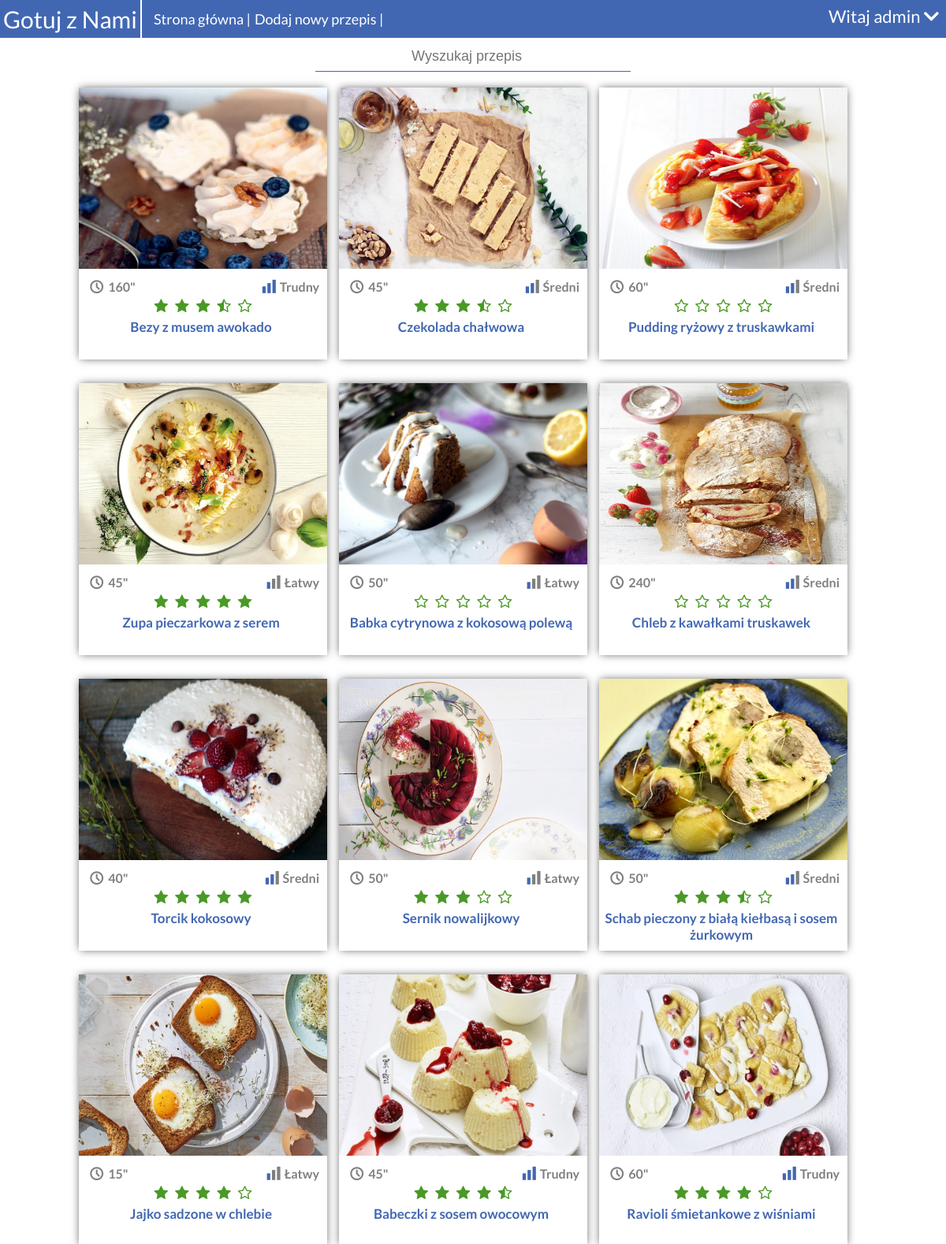
Screenshot of / (signed in) with the database file from the repository.
### tables this page shows
CREATE TABLE `przepisy` (
  `id_przepisu` int(11) NOT NULL,
  `tytul` varchar(50) NOT NULL,
  `skladniki` text NOT NULL,
  `przygotowanie` text NOT NULL,
  `skrot_opis` varchar(200) NOT NULL,
  `id_uzytkownika` int(20) NOT NULL,
  `id_kategori` int(11) NOT NULL,
  `czas_przygotowania` int(11) NOT NULL,
  `stopien_trudnosci` int(11) NOT NULL,
  `liczba_porcji` int(11) NOT NULL,
  `id_spos_przygotowania` int(11) NOT NULL,
  `d_bezglutenowe` tinyint(1) NOT NULL,
  `d_wegetarianskie` tinyint(1) NOT NULL,
  `d_dietetyczne` tinyint(1) NOT NULL,
  `d_dla_dzieci` tinyint(1) NOT NULL,
  `szybka_kuchnia` tinyint(1) NOT NULL
);

### wyswietlanie_przepisow.php (the view, shortened to what this page needs)
<div id="miniatura_potrawy_pojemnik">
	<?php if($rezultat_przepisy->num_rows > 0){
		while($wiersz = $rezultat_przepisy->fetch_assoc()){ ?>
	 		<div class="miniatura_potrawy_przepis">
	 			<a href="przepis.php?id=<?php echo $wiersz['id_przepisu'] ?>">
		 			<div class="miniatura_potrawy_zdjecie_skrot_opis">
		 				<img class="miniatura_potrawy_zdjecie" src="obrazy_potraw/<?php echo $wiersz["id_przepisu"] ?>.jpg"/>
		 		   	</div>
	 		   	</a>
	 		   	<div class="miniatura_potrawy_mpcpl_mpstp">
	 		   		<div class="mpcpl"><i class="icon-clock"></i><?php echo $wiersz['czas_przygotowania'] ?>"
	 		   		</div>
	 		   		<div class="mpstp">
	 		   			<?php if($wiersz['stopien_trudnosci'] == 1){ ?>
	 		   				<i class="icon-chart-bar1"></i>Łatwy
	 		   			<?php } elseif($wiersz['stopien_trudnosci'] == 2){ ?>
	 		   				<i class="icon-chart-bar2"></i>Średni
	 		   			<?php } elseif($wiersz['stopien_trudnosci'] == 3){ ?>
	 		   				<i class="icon-chart-bar3"></i>Trudny
	 		   			<?php } ?>
	 		   		</div>
	 		   	</div>
	 			<div class="miniatura_potrawy_ocena">
	 				<?php for ($i=0; $i < 5; $i++) {
	 					if($wiersz['ocena_p'] > $i + 0.5){
	 						echo '<i class="icon-star"></i>';
	 					}
	 					elseif ($wiersz['ocena_p'] > $i + 0.01  && $wiersz['ocena_p'] <= $i + 0.5) {
	 						echo '<i class="icon-star-half-alt"></i>';
	 					}
	 					elseif($wiersz['ocena_p'] <= $i){
	 						echo '<i class="icon-star-empty"></i>';
	 					}
	 					elseif($wiersz['ocena_p'] == 0.0) {
	 						echo '<i class="icon-star-empty"></i>';
	 					}
	 				} ?>
	 				</div>
		 		<div class="miniatura_potrawy_tytul">
					<a href="przepis.php?id=<?php echo $wiersz['id_przepisu'] ?>"><?php echo $wiersz["tytul"]; ?></a>
 				</div>
 			</div>
	 	<?php }
	}
	else{ echo "Zero wyników"; }
	?>
</div>
<div style="clear: both;"></div><br><br>

### style.css (style rules this page uses)
* { margin: 0; padding: 0; }
body { margin: 0 auto; font-family: 'Lato', sans-serif; }
#miniatura_potrawy_pojemnik { width: 1000px; margin: 0 auto; margin-top: 20px; text-align: center; }
.miniatura_potrawy_przepis { float: left; height: 345px; margin-right: 15px; margin-bottom: 30px; -webkit-box-shadow: 0px 0px 11px -2px rgba(0,0,0,0.75); -moz-box-shadow: 0px 0px 11px -2px rgba(0,0,0,0.75); box-shadow: 0px 0px 11px -2px rgba(0,0,0,0.75); }
.miniatura_potrawy_zdjecie_skrot_opis { position: relative; }
.miniatura_potrawy_zdjecie { height: 230px; width: 315px; }
.miniatura_potrawy_mpcpl_mpstp { font-size: 16px; padding: 10px 10px 0px 10px; font-weight: bold; color: grey; vertical-align: middle; }
.mpcpl { float: left; text-align: left; }
.mpstp { float: right; text-align: right; }
.miniatura_potrawy_ocena { font-size: 15px; padding: 6px 0px; }
.miniatura_potrawy_tytul { max-width: 310px; font-size: 17px; font-weight: bold; color: #4267b2; }
.miniatura_potrawy_tytul a { text-decoration: none; color: font-size: 17px; font-weight: bold; color: #4267b2; }

### rows the page displays
przepisy: shows a picture, czas_przygotowania "160", stopien_trudnosci "Trudny", tytul "Bezy z musem awokado"
przepisy: shows a picture, czas_przygotowania "45", stopien_trudnosci "Średni", tytul "Czekolada chałwowa"
przepisy: shows a picture, czas_przygotowania "60", stopien_trudnosci "Średni", tytul "Pudding ryżowy z truskawkami"
przepisy: shows a picture, czas_przygotowania "45", stopien_trudnosci "Łatwy", tytul "Zupa pieczarkowa z serem"
przepisy: shows a picture, czas_przygotowania "50", stopien_trudnosci "Łatwy", tytul "Babka cytrynowa z kokosową polewą"
przepisy: shows a picture, czas_przygotowania "240", stopien_trudnosci "Średni", tytul "Chleb z kawałkami truskawek"
przepisy: shows a picture, czas_przygotowania "40", stopien_trudnosci "Średni", tytul "Torcik kokosowy"
przepisy: shows a picture, czas_przygotowania "50", stopien_trudnosci "Łatwy", tytul "Sernik nowalijkowy"
przepisy: shows a picture, czas_przygotowania "50", stopien_trudnosci "Średni", tytul "Schab pieczony z białą kiełbasą i sosem żurkowym"
przepisy: shows a picture, czas_przygotowania "15", stopien_trudnosci "Łatwy", tytul "Jajko sadzone w chlebie"
przepisy: shows a picture, czas_przygotowania "45", stopien_trudnosci "Trudny", tytul "Babeczki z sosem owocowym"
przepisy: shows a picture, czas_przygotowania "60", stopien_trudnosci "Trudny", tytul "Ravioli śmietankowe z wiśniami"

### other values shown
$_SESSION['uzytkownik'] "admin"
